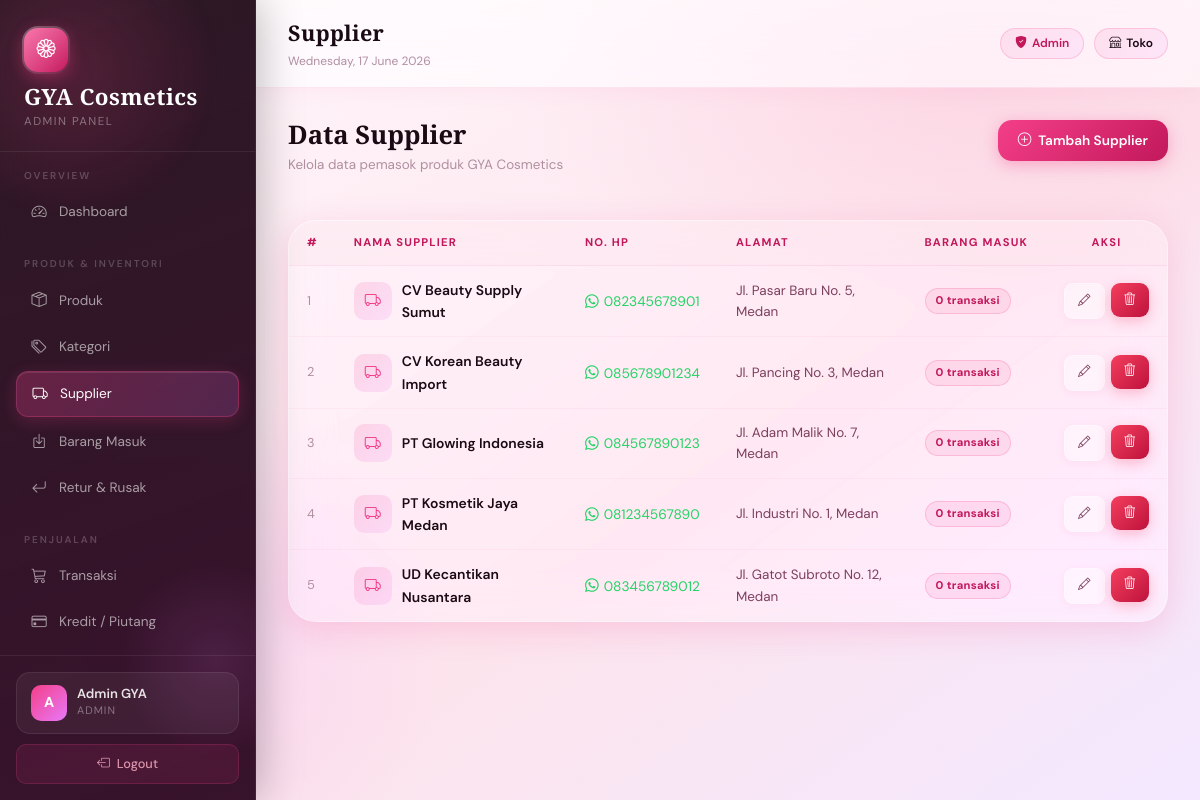
/gya-cosmetics/admin/supplier.php (signed in), run on the app's committed database.
### tables this page shows
CREATE TABLE supplier (
  `id` int(11) NOT NULL AUTO_INCREMENT,
  `nama` varchar(100) NOT NULL,
  `no_hp` varchar(20) DEFAULT NULL,
  `alamat` text DEFAULT NULL,
  `created_at` timestamp NOT NULL DEFAULT current_timestamp(),
  `updated_at` timestamp NOT NULL DEFAULT current_timestamp() ON UPDATE current_timestamp(),
  PRIMARY KEY (`id`)
);

### gya-cosmetics/admin/supplier.php (the view, shortened to what this page needs)
<?php
require_once '../config/config.php';
$rows=$conn->query("SELECT s.*,(SELECT COUNT(*) FROM barang_masuk b WHERE b.supplier_id=s.id) as jml FROM supplier s ORDER BY s.nama");
require_once '../views/admin_header.php';
?>
<div style="display:flex;justify-content:space-between;align-items:flex-start;margin-bottom:28px;flex-wrap:wrap;gap:14px;">
  <div>
    <h2 style="font-family:'Cormorant Garamond',serif;font-size:1.6rem;font-weight:600;color:#1a0a14;margin-bottom:4px;">Data Supplier</h2>
    <p style="font-size:.84rem;color:#b08fa0;">Kelola data pemasok produk GYA Cosmetics</p>
  </div>
  <button onclick="openModal('mTambah')" class="btn-gya btn-primary-gya"><i class="bi bi-plus-circle"></i> Tambah Supplier</button>
</div>
<div class="content-card">
  <div style="overflow-x:auto;">
    <table class="table-gya" style="min-width:600px;">
      <thead><tr><th>#</th><th>Nama Supplier</th><th>No. HP</th><th>Alamat</th><th>Barang Masuk</th><th style="text-align:center;">Aksi</th></tr></thead>
      <tbody>
        <?php if($rows&&$rows->num_rows>0):$no=1;while($s=$rows->fetch_assoc()):?>
        <tr>
          <td style="color:#b08fa0;font-size:.8rem;"><?=$no++?></td>
          <td>
            <div style="display:flex;align-items:center;gap:10px;">
              <div style="width:38px;height:38px;border-radius:10px;background:linear-gradient(135deg,rgba(244,63,136,.15),rgba(232,121,249,.15));display:flex;align-items:center;justify-content:center;color:#f43f88;font-size:1rem;flex-shrink:0;">
                <i class="bi bi-truck"></i>
              </div>
              <span style="font-weight:600;font-size:.87rem;"><?=htmlspecialchars($s['nama'])?></span>
            </div>
          </td>
          <td>
            <?php if($s['no_hp']):?>
            <a href="https://wa.me/<?=preg_replace('/[^0-9]/','',$s['no_hp'])?>" target="_blank" style="color:#25d366;text-decoration:none;font-size:.86rem;display:flex;align-items:center;gap:5px;">
              <i class="bi bi-whatsapp"></i> <?=htmlspecialchars($s['no_hp'])?>
            </a>
            <?php else:?><span style="color:#b08fa0;font-size:.84rem;">—</span><?php endif;?>
          </td>
          <td style="font-size:.84rem;color:#7c3f5e;max-width:220px;"><?=htmlspecialchars($s['alamat']??'—')?></td>
          <td><span class="badge-gya badge-pink"><?=$s['jml']?> transaksi</span></td>
          <td style="text-align:center;">
            <div style="display:flex;gap:6px;justify-content:center;">
              <button class="btn-gya btn-glass-gya btn-sm-gya" onclick='editSup(<?=json_encode($s)?>)'><i class="bi bi-pencil"></i></button>
              <form method="POST" style="display:inline;" onsubmit="return confirmDelete('Hapus supplier ini?')">
                <button type="submit" class="btn-gya btn-danger-gya btn-sm-gya"><i class="bi bi-trash3"></i></button>
              </form>
            </div>
          </td>
        </tr>
        <?php endwhile;else:?>
        <tr><td colspan="6" class="empty-state"><span class="empty-icon"><i class="bi bi-truck"></i></span><div>Belum ada data supplier</div></td></tr>
        <?php endif;?>
      </tbody>
    </table>
  </div>
</div>
<?php require_once '../views/admin_footer.php'; ?>

### gya-cosmetics/assets/css/style.css (style rules this page uses)
:root { --rose: #f43f88; --rose-deep: #c2185b; --rose-pale: #fce4ec; --blush: #fbb6ce; --lilac: #e879f9; --peach: #fb923c; --cream: #fff8f5; --white: #ffffff; --glass-white: rgba(255,255,255,0.18); --glass-white-mid: rgba(255,255,255,0.30); --glass-white-high: rgba(255,255,255,0.55); --glass-border: rgba(255,255,255,0.35); --glass-shadow: 0 8px 32px rgba(244, 63, 136, 0.18); --glass-shadow-lg: 0 24px 64px rgba(244, 63, 136, 0.22); --glass-dark: rgba(30, 5, 20, 0.55); --glass-dark-hover: rgba(244, 63, 136, 0.22); --font-display: 'Cormorant Garamond', Georgia, serif; --font-body: 'DM Sans', sans-serif; --text-primary: #1a0a14; --text-secondary: #7c3f5e; --text-muted: #b08fa0; --radius-sm: 8px; --radius-md: 14px; --radius-lg: 20px; --radius-xl: 28px; --radius-pill:50px; }
*, *::before, *::after { box-sizing: border-box; margin: 0; padding: 0; }
html { scroll-behavior: smooth; }
body { font-family: var(--font-body); font-weight: 400; color: var(--text-primary); line-height: 1.6; -webkit-font-smoothing: antialiased; }
.content-card { background: var(--glass-white-mid); backdrop-filter: blur(20px) saturate(180%); -webkit-backdrop-filter: blur(20px) saturate(180%); border: 1px solid var(--glass-border); border-radius: var(--radius-xl); box-shadow: var(--glass-shadow); overflow: hidden; }
.table-gya { width: 100%; border-collapse: collapse; }
.table-gya thead tr { background: rgba(252,228,236,0.4); }
.table-gya th { padding: 13px 18px; font-size: 0.7rem; font-weight: 700; text-transform: uppercase; letter-spacing: 1.2px; color: var(--rose-deep); text-align: left; border-bottom: 1px solid rgba(244,63,136,0.1); white-space: nowrap; }
.table-gya td { padding: 13px 18px; font-size: 0.86rem; color: var(--text-primary); border-bottom: 1px solid rgba(244,63,136,0.05); vertical-align: middle; }
.table-gya tbody tr { transition: background 0.15s; }
.table-gya tbody tr:last-child td { border-bottom: none; }
.btn-gya { display: inline-flex; align-items: center; gap: 7px; padding: 10px 20px; border-radius: var(--radius-md); font-family: var(--font-body); font-size: 0.85rem; font-weight: 600; cursor: pointer; transition: all 0.22s cubic-bezier(0.4,0,0.2,1); border: none; text-decoration: none; position: relative; overflow: hidden; }
.btn-gya::after { content: ''; position: absolute; inset: 0; background: rgba(255,255,255,0); transition: background 0.2s; }
.btn-primary-gya { background: linear-gradient(135deg, var(--rose) 0%, var(--rose-deep) 100%); color: white; box-shadow: 0 4px 16px rgba(244,63,136,0.35); }
.btn-glass-gya { background: var(--glass-white-mid); backdrop-filter: blur(12px); border: 1px solid var(--glass-border); color: var(--text-secondary); box-shadow: 0 2px 8px rgba(244,63,136,0.08); }
.btn-danger-gya { background: linear-gradient(135deg, #f43f5e, #be123c); color: white; box-shadow: 0 4px 14px rgba(244,63,94,0.3); }
.btn-sm-gya { padding: 7px 13px; font-size: 0.78rem; border-radius: 9px; }
.badge-gya { display: inline-flex; align-items: center; padding: 3px 10px; border-radius: 20px; font-size: 0.7rem; font-weight: 700; letter-spacing: 0.3px; }
.badge-pink { background: rgba(244,63,136,0.1); color: var(--rose-deep); border: 1px solid rgba(244,63,136,0.2); }

### gya-cosmetics/views/admin_header.php (style rules this page uses)
body { background: radial-gradient(ellipse 70% 50% at 80% 10%, rgba(251,182,206,.35) 0%,transparent 55%), radial-gradient(ellipse 50% 60% at 10% 80%, rgba(232,121,249,.20) 0%,transparent 55%), linear-gradient(145deg,#fff8fc 0%,#fce4ec 60%,#f3e8ff 100%); min-height:100vh; }

### data on the page
supplier: nama "CV Beauty Supply Sumut", no_hp "082345678901", alamat "Jl. Pasar Baru No. 5, Medan", jml "0"
supplier: nama "CV Korean Beauty Import", no_hp "085678901234", alamat "Jl. Pancing No. 3, Medan", jml "0"
supplier: nama "PT Glowing Indonesia", no_hp "084567890123", alamat "Jl. Adam Malik No. 7, Medan", jml "0"
supplier: nama "PT Kosmetik Jaya Medan", no_hp "081234567890", alamat "Jl. Industri No. 1, Medan", jml "0"
supplier: nama "UD Kecantikan Nusantara", no_hp "083456789012", alamat "Jl. Gatot Subroto No. 12, Medan", jml "0"

### other printed values
substr($_SESSION['nama']??'A',0,1) "A"
$_SESSION['nama'] "Admin GYA"
$page_title "Supplier"
